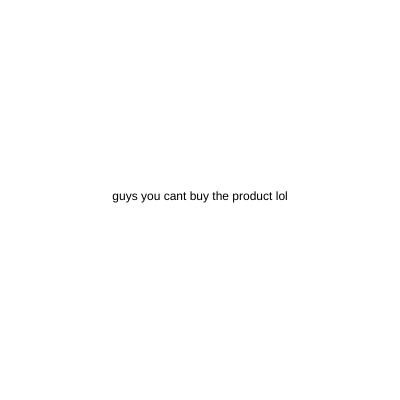
Frame 1 (no input)
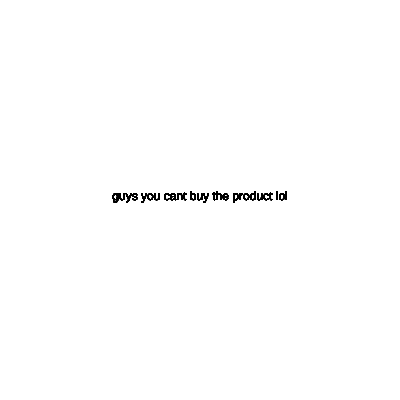
Frame 60 (no input)
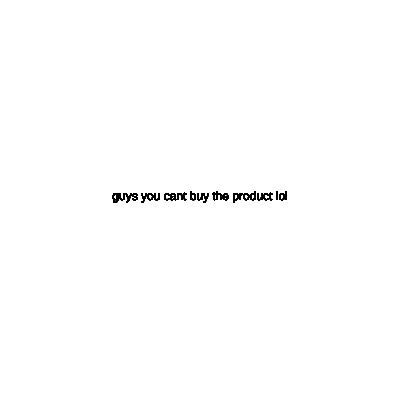
Frame 120 (the mouse pressed at the canvas centre since frame 60)

The p5.js sketch that drew these frames (run headless with seeded random() and noise() and a simulated clock; from frame 60 on, the mouse is pressed at the canvas centre):

// p5.js sketch
// ── sketch.js
function setup (){
  createCanvas(400,400)
  background(255)
}

function draw(){
  textAlign(CENTER)
  text("guys you cant buy the product lol", 200, 200)
}
